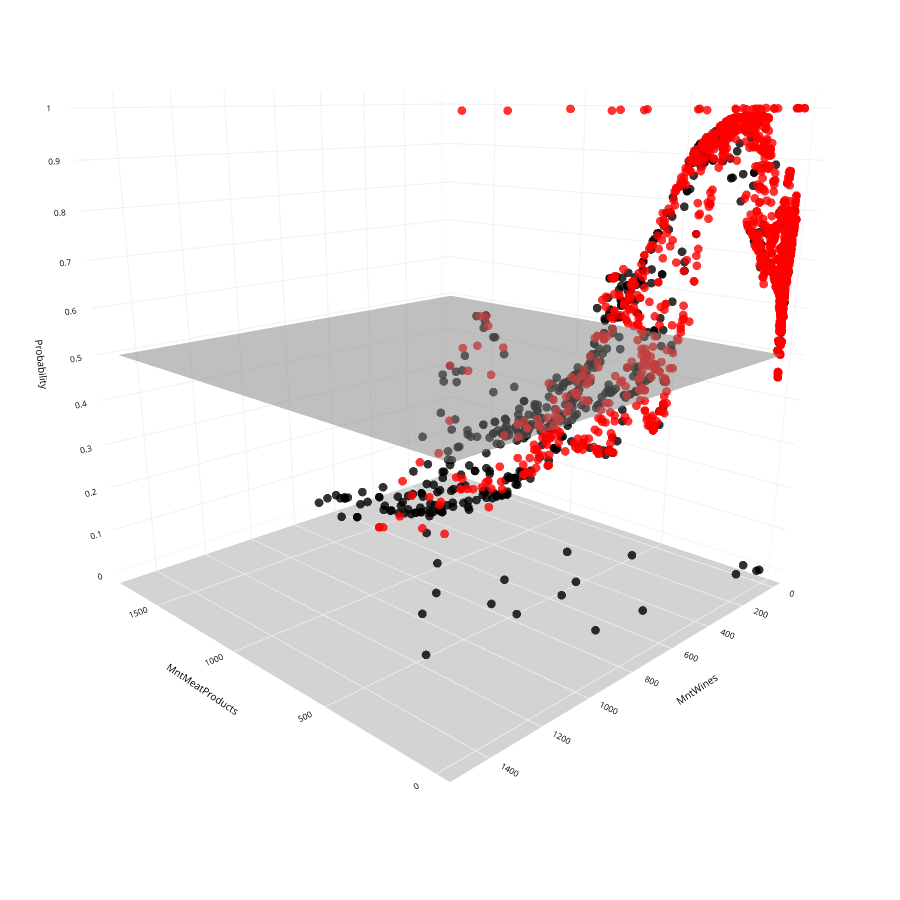

Here is the notebook cell this chart was saved with:
### Code cell
# Specify a size of the mesh to be used
mesh_size = 10
margin = 0

# Create a mesh grid for displaying a threshold plane
x_min, x_max = df["MntMeatProducts"].min() - margin, df["MntMeatProducts"].max() + margin
y_min, y_max = df["MntWines"].min() - margin, df["MntWines"].max() + margin
xrange = np.arange(x_min, x_max, mesh_size)
yrange = np.arange(y_min, y_max, mesh_size)
xx, yy = np.meshgrid(xrange, yrange)

# Set Z values to 0.5 for the threshold plane
Z = np.ones_like(xx) * 0.5


# Create a 3D scatter plot
fig = px.scatter_3d(
    df,
    x=df["MntMeatProducts"],
    y=df["MntWines"],
    z=LP_knn.label_distributions_[:, 1],
    color=df["Dependents_Flag"].astype("str"),
    color_discrete_sequence=["black", "red"],
    opacity=0.8,
    hover_data=[
        "Marital_Status",
        "MntWines",
        "Dependents_Target",
        "Dependents_Flag",
    ],
    height=900,
    width=900,
)

# Update chart looks
fig.update_layout(  # title_text="Scatter 3D Plot",
    showlegend=False,
    scene_camera=dict(up=dict(x=0, y=0, z=1), center=dict(x=0, y=0, z=-0.2), eye=dict(x=-1.5, y=1.5, z=0.5)),
    margin=dict(l=0, r=0, b=0, t=0),
    scene=dict(
        xaxis=dict(
            backgroundcolor="white",
            color="black",
            gridcolor="#f0f0f0",
            title_font=dict(size=10),
            tickfont=dict(size=10),
        ),
        yaxis=dict(
            backgroundcolor="white",
            color="black",
            gridcolor="#f0f0f0",
            title_font=dict(size=10),
            tickfont=dict(size=10),
        ),
        zaxis=dict(
            backgroundcolor="lightgrey",
            color="black",
            gridcolor="#f0f0f0",
            title_font=dict(size=10),
            title_text="Probability",
            tickfont=dict(size=10),
            dtick=0.1,
        ),
    ),
)

# Update marker size
fig.update_traces(marker=dict(size=3))

# Add prediction plane
fig.add_traces(go.Surface(x=xrange, y=yrange, z=Z, name="Separator", colorscale="Gray", opacity=0.5, showscale=False))

fig.show()

### Figure 1 — Plotly figure (JSON) as saved in the notebook; plotly's stock layout.template omitted (floating-point values rounded to 4 significant figures; data arrays with more than 128 entries replaced by an {"elided": "..."} marker saying what was removed)
{"data": [{"customdata": {"elided": "638x3 mixed values"}, "hovertemplate": "color=0<br>MntMeatProducts=%{x}<br>MntWines=%{y}<br>z=%{z}<br>Marital_Status=%{customdata[0]}<br>Dependents_Target=%{customdata[1]}<br>Dependents_Flag=%{customdata[2]}<extra></extra>", "legendgroup": "0", "marker": {"color": "black", "opacity": 0.8, "size": 3, "symbol": "circle"}, "mode": "markers", "name": "0", "scene": "scene", "showlegend": true, "type": "scatter3d", "x": {"elided": "638 int values"}, "y": {"elided": "638 int values"}, "z": {"elided": "638 float values"}}, {"customdata": {"elided": "1602x3 mixed values"}, "hovertemplate": "color=1<br>MntMeatProducts=%{x}<br>MntWines=%{y}<br>z=%{z}<br>Marital_Status=%{customdata[0]}<br>Dependents_Target=%{customdata[1]}<br>Dependents_Flag=%{customdata[2]}<extra></extra>", "legendgroup": "1", "marker": {"color": "red", "opacity": 0.8, "size": 3, "symbol": "circle"}, "mode": "markers", "name": "1", "scene": "scene", "showlegend": true, "type": "scatter3d", "x": {"elided": "1602 int values"}, "y": {"elided": "1602 int values"}, "z": {"elided": "1602 float values"}}, {"colorscale": [[0, "rgb(0, 0, 0)"], [0.09091, "rgb(16, 16, 16)"], [0.1818, "rgb(38, 38, 38)"], [0.2727, "rgb(59, 59, 59)"], [0.3636, "rgb(81, 80, 80)"], [0.4545, "rgb(102, 101, 101)"], [0.5455, "rgb(124, 123, 122)"], [0.6364, "rgb(146, 146, 145)"], [0.7273, "rgb(171, 171, 170)"], [0.8182, "rgb(197, 197, 195)"], [0.9091, "rgb(224, 224, 223)"], [1, "rgb(254, 254, 253)"]], "name": "Separator", "opacity": 0.5, "showscale": false, "type": "surface", "x": {"elided": "173 int values"}, "y": {"elided": "150 int values"}, "z": {"elided": "150x173 float values"}}], "layout": {"height": 900, "legend": {"title": {"text": "color"}, "tracegroupgap": 0}, "margin": {"b": 0, "l": 0, "r": 0, "t": 0}, "scene": {"camera": {"center": {"x": 0, "y": 0, "z": -0.2}, "eye": {"x": -1.5, "y": 1.5, "z": 0.5}, "up": {"x": 0, "y": 0, "z": 1}}, "domain": {"x": [0, 1], "y": [0, 1]}, "xaxis": {"backgroundcolor": "white", "color": "black", "gridcolor": "#f0f0f0", "tickfont": {"size": 10}, "title": {"font": {"size": 10}, "text": "MntMeatProducts"}}, "yaxis": {"backgroundcolor": "white", "color": "black", "gridcolor": "#f0f0f0", "tickfont": {"size": 10}, "title": {"font": {"size": 10}, "text": "MntWines"}}, "zaxis": {"backgroundcolor": "lightgrey", "color": "black", "dtick": 0.1, "gridcolor": "#f0f0f0", "tickfont": {"size": 10}, "title": {"font": {"size": 10}, "text": "Probability"}}}, "showlegend": false, "width": 900}}
